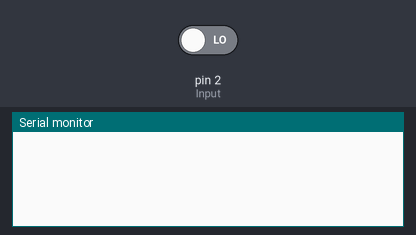
The sketch below on a simulated Arduino Uno, built with avr-gcc and run on an emulated ATmega328P. Parts: the last lines printed to the serial monitor. The inputs (shaded band) are chosen by the test bench; at power-on: pin 2 (Input) LOW.

Above: at 1.2 s.
1.3 s: pin 2 (Input) driven HIGH
At 1.8 s:
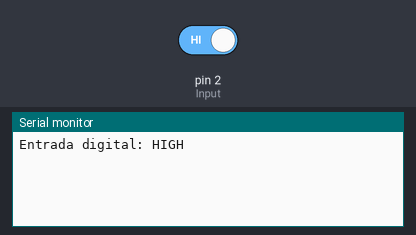
2.8 s: pin 2 (Input) driven LOW
At 4.1 s:
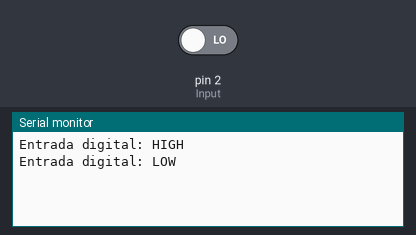

Measured:
- after the input at 1.3 s, the serial monitor: prints a new line at once (image 1)
- after the input at 2.8 s, the serial monitor: prints a new line at once (image 2)

The sketch:

DigitalRead.ino
```cpp
byte Input = 2;
bool Change = false;

void setup()
{
    Serial.begin(9600);
    pinMode(Input, INPUT);
}

void loop()
{
    if (digitalRead(Input) == HIGH)
    {
        while (digitalRead(Input) == HIGH)
        {
            if (Change == false)
            {
                Change = true;
                Serial.println("Entrada digital: HIGH");
            }
        }
        Change = false;
        Serial.println("Entrada digital: LOW");
    }
}
```
